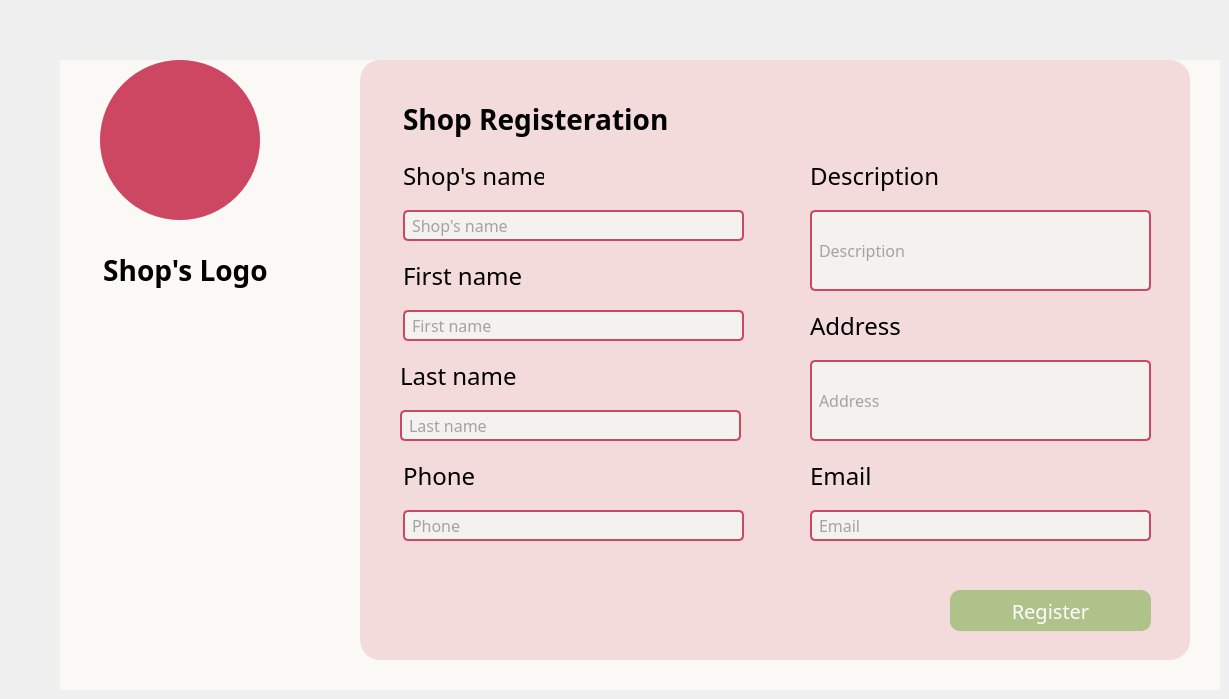
        <widget class="QWidget" name="adminregisterpage">
         <widget class="QPushButton" name="backbutton_adminregister">
          <property name="geometry">
           <rect>
            <x>20</x>
            <y>30</y>
            <width>20</width>
            <height>31</height>
           </rect>
          </property>
          <property name="styleSheet">
           <string notr="true">border: none;
image: url(:/pic/realimages/backhomoe.png);</string>
          </property>
          <property name="text">
           <string/>
          </property>
         </widget>
         <widget class="QWidget" name="adminregistercontainer" native="true">
          <property name="geometry">
           <rect>
            <x>60</x>
            <y>60</y>
            <width>1160</width>
            <height>630</height>
           </rect>
          </property>
          <property name="styleSheet">
           <string notr="true">background: #FAF9F6;</string>
          </property>
          <widget class="QWidget" name="textboxeditcontainer_2" native="true">
           <property name="geometry">
            <rect>
             <x>300</x>
             <y>0</y>
             <width>830</width>
             <height>600</height>
            </rect>
           </property>
           <property name="styleSheet">
            <string notr="true">border-radius: 20px;
background: #F4DBDB;</string>
           </property>
           <widget class="QLabel" name="shopregisterationlabel">
            <property name="geometry">
             <rect>
              <x>43</x>
              <y>34</y>
              <width>281</width>
              <height>51</height>
             </rect>
            </property>
            <property name="styleSheet">
             <string notr="true">color: #000;

font-family: Suwannaphum;
font-size: 28px;
font-style: normal;
font-weight: 700;
line-height: normal;</string>
            </property>
            <property name="text">
             <string>Shop Registeration</string>
            </property>
           </widget>
           <widget class="QLabel" name="shopnamelabel">
            <property name="geometry">
             <rect>
              <x>43</x>
              <y>100</y>
              <width>141</width>
              <height>31</height>
             </rect>
            </property>
            <property name="styleSheet">
             <string notr="true">color: #000;

font-family: Suwannaphum;
font-size: 24px;
font-style: normal;
font-weight: 400;
line-height: normal;</string>
            </property>
            <property name="text">
             <string>Shop's name</string>
            </property>
           </widget>
           <widget class="QLabel" name="fisrtnamelabel_admin">
            <property name="geometry">
             <rect>
              <x>43</x>
              <y>200</y>
              <width>121</width>
              <height>31</height>
             </rect>
            </property>
            <property name="styleSheet">
             <string notr="true">color: #000;

font-family: Suwannaphum;
font-size: 24px;
font-style: normal;
font-weight: 400;
line-height: normal;</string>
            </property>
            <property name="text">
             <string>First name</string>
            </property>
           </widget>
           <widget class="QLabel" name="lastnamelabel_admin">
            <property name="geometry">
             <rect>
              <x>40</x>
              <y>300</y>
              <width>121</width>
              <height>31</height>
             </rect>
            </property>
            <property name="styleSheet">
             <string notr="true">color: #000;

font-family: Suwannaphum;
font-size: 24px;
font-style: normal;
font-weight: 400;
line-height: normal;</string>
            </property>
            <property name="text">
             <string>Last name</string>
            </property>
           </widget>
           <widget class="QLabel" name="addresslabel_admin">
            <property name="geometry">
             <rect>
              <x>450</x>
              <y>250</y>
              <width>121</width>
              <height>31</height>
             </rect>
            </property>
            <property name="styleSheet">
             <string notr="true">color: #000;

font-family: Suwannaphum;
font-size: 24px;
font-style: normal;
font-weight: 400;
line-height: normal;</string>
            </property>
            <property name="text">
             <string>Address</string>
            </property>
           </widget>
           <widget class="QLabel" name="phonelabel_admin">
            <property name="geometry">
             <rect>
              <x>43</x>
              <y>400</y>
              <width>121</width>
              <height>31</height>
             </rect>
            </property>
            <property name="styleSheet">
             <string notr="true">color: #000;

font-family: Suwannaphum;
font-size: 24px;
font-style: normal;
font-weight: 400;
line-height: normal;</string>
            </property>
            <property name="text">
             <string>Phone</string>
            </property>
           </widget>
           <widget class="QLabel" name="emaillabel_admin">
            <property name="geometry">
             <rect>
              <x>450</x>
              <y>400</y>
              <width>121</width>
              <height>31</height>
             </rect>
            </property>
            <property name="styleSheet">
             <string notr="true">color: #000;

font-family: Suwannaphum;
font-size: 24px;
font-style: normal;
font-weight: 400;
line-height: normal;</string>
            </property>
            <property name="text">
             <string>Email</string>
            </property>
           </widget>
           <widget class="QLineEdit" name="shopnamebox">
            <property name="geometry">
             <rect>
              <x>43</x>
              <y>150</y>
              <width>341</width>
              <height>31</height>
             </rect>
            </property>
            <property name="styleSheet">
             <string notr="true">border-radius: 5px;
border: 2px solid #CD4662;
background: #F4F2EF;
color: #545454;
font-family: Suwannaphum;
font-size: 16px;
font-style: normal;
font-weight: 400;
line-height: normal;
padding: 0 5px;</string>
            </property>
            <property name="text">
             <string/>
            </property>
            <property name="placeholderText">
             <string>Shop's name</string>
            </property>
           </widget>
           <widget class="QLineEdit" name="firstnamebox_admin">
            <property name="geometry">
             <rect>
              <x>43</x>
              <y>250</y>
              <width>341</width>
              <height>31</height>
             </rect>
            </property>
            <property name="styleSheet">
             <string notr="true">border-radius: 5px;
border: 2px solid #CD4662;
background: #F4F2EF;
color: #545454;
font-family: Suwannaphum;
font-size: 16px;
font-style: normal;
font-weight: 400;
line-height: normal;
padding: 0 5px;</string>
            </property>
            <property name="text">
             <string/>
            </property>
            <property name="placeholderText">
             <string>First name</string>
            </property>
           </widget>
           <widget class="QLineEdit" name="phonebox_admin">
            <property name="geometry">
             <rect>
              <x>43</x>
              <y>450</y>
              <width>341</width>
              <height>31</height>
             </rect>
            </property>
            <property name="styleSheet">
             <string notr="true">border-radius: 5px;
border: 2px solid #CD4662;
background: #F4F2EF;
color: #545454;
font-family: Suwannaphum;
font-size: 16px;
font-style: normal;
font-weight: 400;
line-height: normal;
padding: 0 5px;</string>
            </property>
            <property name="text">
             <string/>
            </property>
            <property name="placeholderText">
             <string>Phone</string>
            </property>
           </widget>
           <widget class="QLineEdit" name="lastnamebox_admin">
            <property name="geometry">
             <rect>
              <x>40</x>
              <y>350</y>
              <width>341</width>
              <height>31</height>
             </rect>
            </property>
            <property name="styleSheet">
             <string notr="true">border-radius: 5px;
border: 2px solid #CD4662;
background: #F4F2EF;
color: #545454;
font-family: Suwannaphum;
font-size: 16px;
font-style: normal;
font-weight: 400;
line-height: normal;
padding: 0 5px;</string>
            </property>
            <property name="text">
             <string/>
            </property>
            <property name="placeholderText">
             <string>Last name</string>
            </property>
           </widget>
           <widget class="QLineEdit" name="emailbox_admin">
            <property name="geometry">
             <rect>
              <x>450</x>
              <y>450</y>
              <width>341</width>
              <height>31</height>
             </rect>
            </property>
            <property name="styleSheet">
             <string notr="true">border-radius: 5px;
border: 2px solid #CD4662;
background: #F4F2EF;
color: #545454;
font-family: Suwannaphum;
font-size: 16px;
font-style: normal;
font-weight: 400;
line-height: normal;
padding: 0 5px;</string>
            </property>
            <property name="text">
             <string/>
            </property>
            <property name="placeholderText">
             <string>Email</string>
            </property>
           </widget>
           <widget class="QPushButton" name="adminregisterbutton">
            <property name="geometry">
             <rect>
              <x>590</x>
              <y>530</y>
              <width>201</width>
              <height>41</height>
             </rect>
            </property>
            <property name="styleSheet">
             <string notr="true">color: #FFF;
background: #AEC289;
text-align: center;
font-family: Suwannaphum;
font-size: 20px;
font-style: normal;
font-weight: 400;
line-height: normal;
border-radius: 10px;</string>
            </property>
            <property name="text">
             <string>Register</string>
            </property>
           </widget>
           <widget class="QLineEdit" name="descriptionbox_admin">
            <property name="geometry">
             <rect>
              <x>450</x>
              <y>150</y>
              <width>341</width>
              <height>81</height>
             </rect>
            </property>
            <property name="styleSheet">
             <string notr="true">border-radius: 5px;
border: 2px solid #CD4662;
background: #F4F2EF;
color: #545454;
font-family: Suwannaphum;
font-size: 16px;
font-style: normal;
font-weight: 400;
line-height: normal;
padding: 0 5px;</string>
            </property>
            <property name="text">
             <string/>
            </property>
            <property name="placeholderText">
             <string>Description</string>
            </property>
           </widget>
           <widget class="QLabel" name="shopdescriptionlabel">
            <property name="geometry">
             <rect>
              <x>450</x>
              <y>100</y>
              <width>141</width>
              <height>31</height>
             </rect>
            </property>
            <property name="styleSheet">
             <string notr="true">color: #000;

font-family: Suwannaphum;
font-size: 24px;
font-style: normal;
font-weight: 400;
line-height: normal;</string>
            </property>
            <property name="text">
             <string>Description</string>
            </property>
           </widget>
           <widget class="QLineEdit" name="addressbox_admin">
            <property name="geometry">
             <rect>
              <x>450</x>
              <y>300</y>
              <width>341</width>
              <height>81</height>
             </rect>
            </property>
            <property name="styleSheet">
             <string notr="true">border-radius: 5px;
border: 2px solid #CD4662;
background: #F4F2EF;
color: #545454;
font-family: Suwannaphum;
font-size: 16px;
font-style: normal;
font-weight: 400;
line-height: normal;
padding: 0 5px;</string>
            </property>
            <property name="text">
             <string/>
            </property>
            <property name="placeholderText">
             <string>Address</string>
            </property>
           </widget>
          </widget>
          <widget class="QLabel" name="editshoppic">
           <property name="geometry">
            <rect>
             <x>40</x>
             <y>0</y>
             <width>160</width>
             <height>160</height>
            </rect>
           </property>
           <property name="styleSheet">
            <string notr="true">border: none;
border-radius: 80px;
background: #cd4662;</string>
           </property>
           <property name="text">
            <string/>
           </property>
          </widget>
          <widget class="QLabel" name="shoplogolabel">
           <property name="geometry">
            <rect>
             <x>40</x>
             <y>190</y>
             <width>171</width>
             <height>41</height>
            </rect>
           </property>
           <property name="styleSheet">
            <string notr="true">color: #000;
text-align: center;
font-family: Suwannaphum;
font-size: 28px;
font-style: normal;
font-weight: 700;
line-height: normal;</string>
           </property>
           <property name="text">
            <string>Shop's Logo</string>
           </property>
           <property name="alignment">
            <set>Qt::AlignCenter</set>
           </property>
          </widget>
         </widget>
        </widget>
